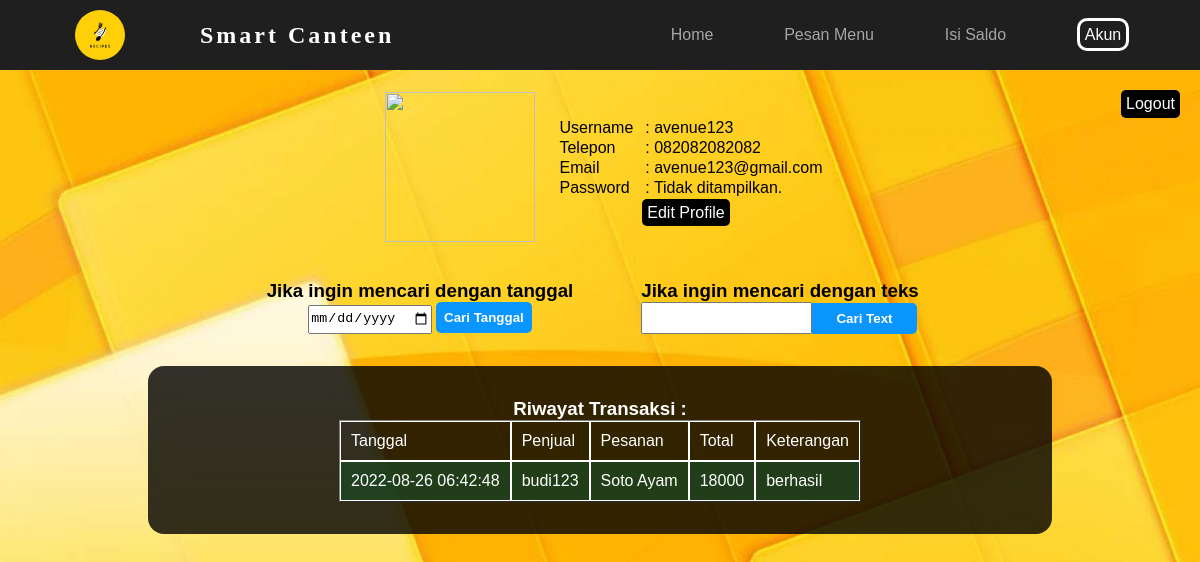
Page /pembeli/akunPembeli.php (signed in) on the committed database.
### tables this page shows
CREATE TABLE `user_pembeli` (
  `id_pembeli` int(11) NOT NULL,
  `username_pembeli` varchar(20) NOT NULL,
  `email_pembeli` varchar(30) DEFAULT NULL,
  `no_telpon_pembeli` varchar(15) NOT NULL,
  `saldo_pembeli` bigint(20) DEFAULT NULL,
  `password_pembeli` varchar(255) NOT NULL
);

CREATE TABLE `riwayat` (
  `id_riwayat` bigint(20) NOT NULL,
  `tanggal` datetime DEFAULT NULL,
  `id_pembeli` int(11) DEFAULT NULL,
  `id_penjual` int(11) DEFAULT NULL,
  `menu_dipesan` varchar(200) NOT NULL,
  `jumlah_pesanan` varchar(50) NOT NULL,
  `jumlah_transaksi` bigint(20) NOT NULL,
  `keterangan` varchar(20) NOT NULL,
  `alasan` varchar(50) DEFAULT NULL
);

CREATE TABLE `user_penjual` (
  `id_penjual` int(11) NOT NULL,
  `username_penjual` varchar(20) NOT NULL,
  `email_penjual` varchar(30) DEFAULT NULL,
  `no_telpon_penjual` varchar(15) NOT NULL,
  `saldo_penjual` bigint(20) DEFAULT NULL,
  `password_penjual` varchar(255) NOT NULL
);

### pembeli/fungsiPembeli.php (called while the page is built, shortened)
<?php
$db = mysqli_connect("localhost", "root", "", "preorder_smart_canteen");
function queryData($queryPembeli) {
    global $db;
    $result = mysqli_query($db, $queryPembeli);
    if (mysqli_num_rows($result)) {
        $instances = [];
        while ($instance = mysqli_fetch_assoc($result)) {
            $instances[] = $instance;
        }
        return $instances;
    } else {
        return false;
    }
}
?>

### pembeli/akunPembeli.php (the view, shortened to what this page needs)
<?php
require "fungsiPembeli.php";
$idPembeli = $_SESSION["idPembeli"];
$iniPembeli = queryData("SELECT * FROM user_pembeli WHERE id_pembeli = $idPembeli");
if (isset($_POST["searchDate"])) {
    $dateInput = $_POST["dateInput"];
    if ($dateInput == "") {
        $iniRiwayat = queryData("SELECT * FROM riwayat WHERE id_pembeli = $idPembeli");
    } else {
        $iniRiwayat = queryData("SELECT * FROM riwayat WHERE id_pembeli = $idPembeli AND DATE(tanggal) = '$dateInput'");
    }
} else {
    $iniRiwayat = queryData("SELECT * FROM riwayat WHERE id_pembeli = $idPembeli");
}
?>
<!DOCTYPE html>
<html lang="en">
<head>
    <link rel="stylesheet" href="akunPembeli.css">
</head>
<body>
    <nav>
        <img src="../LogoCanteen2.png">
        <div class="logo">
            <h4>Smart Canteen</h4>
        </div>
        <ul class="navigasi">
            <li><a href="homePembeli.php">Home</a></li>
            <li><a href="pesanPembeli.php">Pesan Menu</a></li>
            <li><a href="isiPembeli.php">Isi Saldo</a></li>
            <li><a href="#">Akun</a></li>
        </ul>
    </nav>
    <a class="tombolLogout" href="../logoutsmartcanteen.php" onclick="return confirm('Apakah yakin Logout dari halaman?');">Logout</a>
    <section class="info-pribadi">
        <table class="tabel-luar">
            <tr>
                <td><img src="../GambarOrangSettings.png" alt=""></td>
                <td class="isi-info">
                    <table>
                        <tr>
                            <td>Username </td>
                            <td>: <?= $iniPembeli[0]["username_pembeli"]; ?> </td>
                        </tr>
                        <tr>
                            <td>Telepon </td>
                            <td>: <?= $iniPembeli[0]["no_telpon_pembeli"]; ?> </td>
                        </tr>
                        <tr>
                            <td>Email </td>
                            <td>: <?= $iniPembeli[0]["email_pembeli"]; ?></td>
                        </tr>
                        <tr>
                            <td>Password </td>
                            <td>: Tidak ditampilkan.</td>
                        </tr>
                    </table>
                    <div class="edit-akun">
                        <a href="akunPembeli(ubah).php">Edit Profile</a>
                    </div>
                </td>
            </tr>
        </table>
    </section>
    <section class="pencarian-riwayat">
        <div class="pencarian-tanggal">
            <h3>Jika ingin mencari dengan tanggal</h3>
            <form action="" method="post">
                <input type="date" name="dateInput">
                <button type="submit" name="searchDate"> <b> Cari Tanggal </b> </button>
            </form>
        </div>
        <div class="pencarian-teks">
            <h3>Jika ingin mencari dengan teks</h3>
            <form action="" method="post">
                <input type="text" name="textInput"><button type="submit" name="searchText" placeholder="  Search..."> <b> Cari Text </b> </button>
            </form>
        </div>
    </section>
    <section class="riwayat-pembeli">
        <h3>Riwayat Transaksi :</h3>
        <?php
            if ($iniRiwayat) {
        ?>
                <table border="1" cellpadding="20" cellspacing="0">
                    <tr>
                        <td>Tanggal</td>
                        <td>Penjual</td>
                        <td>Pesanan</td>
                        <td>Total</td>
                        <td>Keterangan</td>
                    </tr>
                    <?php foreach ($iniRiwayat as $riwayat) : ?>
                        <?php if ($riwayat["keterangan"] == "berhasil") { ?>
                            <tr class="instance-berhasil">
                                <td> <?= $riwayat["tanggal"]; ?> </td>
                                <?php $id_penjual = $riwayat["id_penjual"]; ?>
                                <?php $iniPenjual = queryData("SELECT * FROM user_penjual WHERE id_penjual = $id_penjual") ?>
                                <td> <?= $iniPenjual[0]["username_penjual"]; ?> </td>
                                <td> <?= $riwayat["menu_dipesan"]; ?> </td>
                                <td> <?= $riwayat["jumlah_transaksi"]; ?> </td>
                                <td> <?= $riwayat["keterangan"]; ?> </td>
                            </tr>
                        <?php } ?>
                    <?php endforeach; ?>
                </table>
        <?php
            } else {
        ?>
                <h4>Belum ada riwayat atau riwayat yang anda cari tidak ada.</h4>
        <?php
            }
        ?>
    </section>
    <br><br><br><br>
</body>
</html>

### pembeli/akunPembeli.css (style rules this page uses)
* { margin: 0; padding: 0; }
html { font-family: sans-serif; background: url('../admin/background-makanan-admin.jpg'); min-height: 100%; background-position: center; background-repeat: no-repeat; background-size: cover; }
nav { display: grid; background-color: rgb(31, 31, 31); grid-template-columns: 1fr 2fr 3fr; height: 70px; justify-items: center; align-items: center; }
nav img { width: 50px; height: 50px; border-radius: 50%; }
nav .logo { justify-self: start; font-family: helmetneue; letter-spacing: 3px; color: white; font-size: 24px; }
nav ul { display: flex; list-style: none; width: 100%; justify-content: space-evenly; }
nav ul li a { color:rgba(255, 255, 255, 0.6); text-decoration: none; font-size: 1em; }
.navigasi li:nth-child(4) a { color: white; border-style: solid; padding: 5px; border-radius: 10px; }
.tombolLogout { background-color: black; border-radius: 5px; text-decoration: none; color: white; padding: 5px; position: absolute; top: 90px; right: 20px; }
.info-pribadi { margin: 20px auto; width: 80%; }
.info-pribadi table { margin: auto; }
.info-pribadi table tr td { padding-left: 10px; }
.info-pribadi table tr td img { width: 150px; height: 150px; overflow: hidden; }
.edit-akun { margin-top: 5px; text-align: center; }
.edit-akun a { background-color: black; text-decoration: none; color: white; padding: 5px; border-radius: 5px; }
.pencarian-riwayat { display: grid; grid-template-columns: 1fr 1fr; width: 60%; margin: 2rem auto; justify-items: stretch; }
.pencarian-tanggal { margin: auto; }
.pencarian-tanggal form { text-align: center; }
.pencarian-tanggal input { height: 25px; }
.pencarian-tanggal button { background-color: #0a95ff; color: white; border: none; padding: 0.5rem; border-radius: 5px; }
.pencarian-teks { margin: auto; }
.pencarian-teks input { width: 60%; height: 28px; }
.pencarian-teks button { width: 38%; background-color: #0a95ff; color: white; border: none; padding: 0.5rem; border-top-right-radius: 5px; border-bottom-right-radius: 5px; }
.riwayat-pembeli { width: 70%; margin: 30px auto; display: flex; align-items: center; flex-direction: column; background-color: rgba(0, 0, 0, 0.8); padding: 2rem; color: white; border-radius: 1rem; }
.riwayat-pembeli table td { padding: 10px; border: 1px solid white; border-collapse: collapse; }
.instance-berhasil { background-color: rgba(26, 73, 36, 0.7); }

### rows in the picture
user_pembeli: username_pembeli "avenue123", no_telpon_pembeli "082082082082", email_pembeli "avenue123@gmail.com"
riwayat: tanggal "2022-08-26 06:42:48", id_penjual.username_penjual "budi123", menu_dipesan "Soto Ayam", jumlah_transaksi "18000", keterangan "berhasil"
